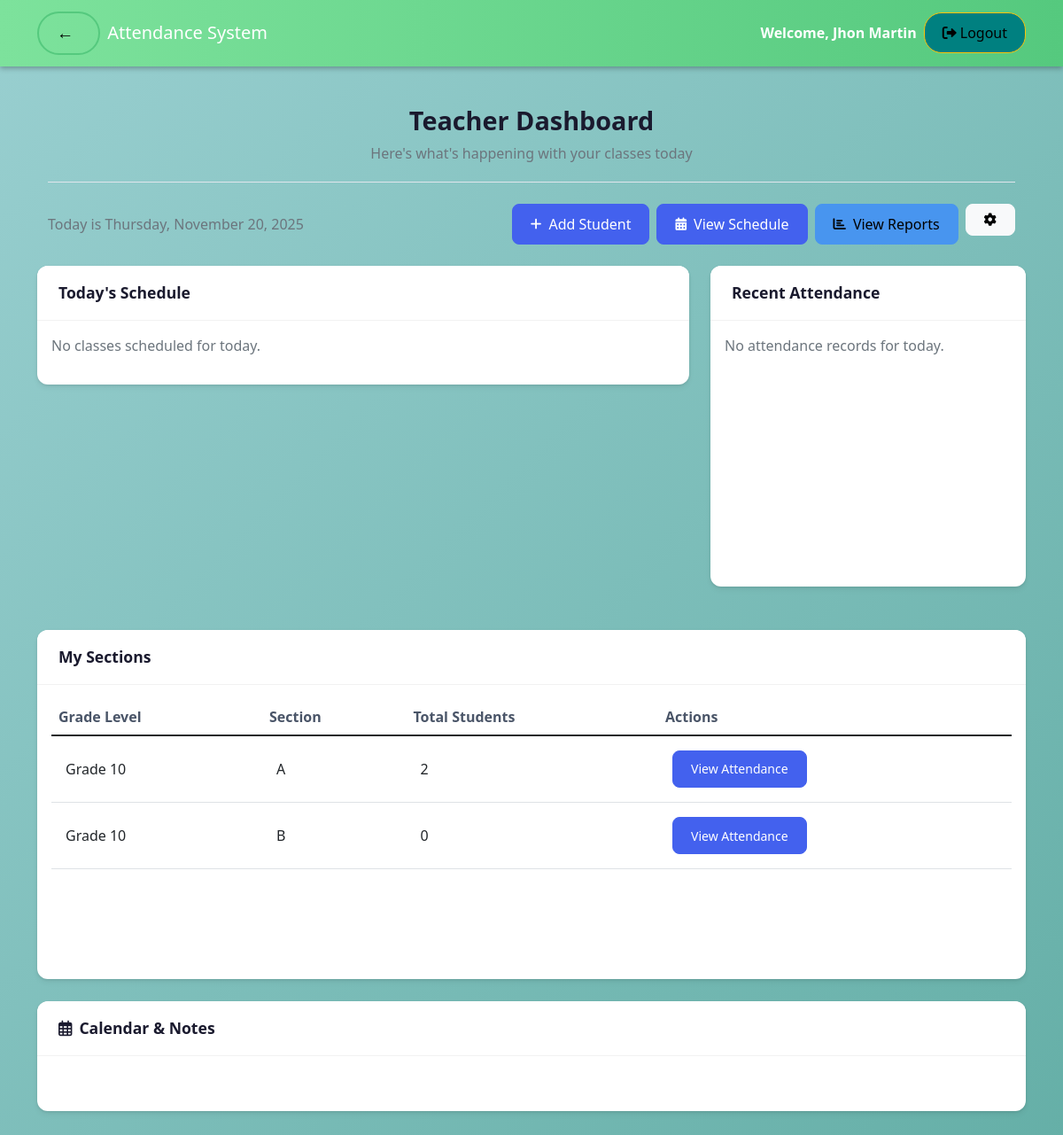
/admin/teacher/dashboard.php (signed in), run on the app's committed database.
### tables this page shows
CREATE TABLE `sections` (
  `section_id` int(11) NOT NULL,
  `section_name` varchar(20) NOT NULL,
  `grade_level` int(11) NOT NULL
);

### admin/teacher/dashboard.php (the view, shortened to what this page needs)
<?php
include '../../includes/header.php';
$teacher_id = $_SESSION['teacher_id'];
$current_date = date('Y-m-d');
$current_time = date('H:i:s');
$day_of_week = date('l');
$query = "SELECT s.*,
          sub.subject_name,
          sec.section_name,
          sec.grade_level
          FROM schedules s
          JOIN subjects sub ON s.subject_id = sub.subject_id
          JOIN sections sec ON s.section_id = sec.section_id
          WHERE s.teacher_id = ?
          AND s.day_of_week = ?
          ORDER BY s.start_time";
$stmt = $conn->prepare($query);
$stmt->bind_param("is", $teacher_id, $day_of_week);
$stmt->execute();
$schedules = $stmt->get_result();
$recent_query = "SELECT a.*,
                 s.firstname, s.lastname,
                 sub.subject_name,
                 sec.section_name
                 FROM attendance a
                 JOIN schedules sch ON a.schedule_id = sch.schedule_id
                 JOIN students s ON a.student_id = s.student_id
                 JOIN subjects sub ON sch.subject_id = sub.subject_id
                 JOIN sections sec ON sch.section_id = sec.section_id
                 WHERE sch.teacher_id = ?
                 AND a.attendance_date = ?
                 ORDER BY a.created_at DESC
                 LIMIT 10";
$stmt = $conn->prepare($recent_query);
$stmt->bind_param("is", $teacher_id, $current_date);
$stmt->execute();
$recent_attendance = $stmt->get_result();
?>
<div class="container-fluid">
    <div class="row mb-4">
        <div class="col-12">
            <div class="dashboard-header text-center mb-4">
                <h2 class="mb-2">Teacher Dashboard</h2>
                <p class="text-muted">Here's what's happening with your classes today</p>
            </div>
        </div>
        <div class="col-12">
            <div class="d-flex flex-column flex-md-row justify-content-between align-items-center gap-3">
                <div class="flex-grow-1">
                    <p class="text-muted mb-0">Today is <?php echo date('l, F j, Y'); ?></p>
                </div>
                <div class="d-flex gap-2 flex-wrap action-buttons">
                    <button type="button" class="btn btn-primary" data-bs-toggle="modal" data-bs-target="#addStudentModal">
                        <i class="fas fa-plus me-2"></i> Add Student
                    </button>
                    <a href="<?php echo BASE_URL; ?>/admin/manage_schedules.php" class="btn btn-primary">
                        <i class="fas fa-calendar-alt me-2"></i> View Schedule
                    </a>
                    <a href="<?php echo BASE_URL; ?>/admin/teacher/attendance_reports.php" class="btn btn-info">
                        <i class="fas fa-chart-bar me-2"></i> View Reports
                    </a>
                    <div class="dropdown">
                        <a class="btn btn-light" href="#" role="button" data-bs-toggle="dropdown">
                            <i class="fas fa-cog"></i>
                        </a>
                    </div>
                </div>
            </div>
        </div>
    </div>
</div>
<div class="row mb-4">
    <div class="col-md-8">
        <div class="card">
            <div class="card-header">
                <h5 class="card-title mb-0">Today's Schedule</h5>
            </div>
            <div class="card-body">
                <?php if ($schedules->num_rows > 0): ?>
                    <div class="table-responsive">
                        <table class="table">
                            <thead>
                                <tr>
                                    <th>Time</th>
                                    <th>Subject</th>
                                    <th>Section</th>
                                    <th>Status</th>
                                    <th>Action</th>
                                </tr>
                            </thead>
                            <tbody>
                                <?php while ($schedule = $schedules->fetch_assoc()):
                                    $start_time = strtotime($schedule['start_time']);
                                    $end_time = strtotime($schedule['end_time']);
                                    $current = strtotime($current_time);
                                    $is_current = ($current >= $start_time && $current <= $end_time);
                                ?>
                                    <tr <?php echo $is_current ? 'class="table-active"' : ''; ?>>
                                        <td><?php echo date('h:i A', $start_time) . ' - ' . date('h:i A', $end_time); ?></td>
                                        <td><?php echo $schedule['subject_name']; ?></td>
                                        <td>Grade <?php echo $schedule['grade_level'] . ' - ' . $schedule['section_name']; ?></td>
                                        <td>
                                            <span class="badge bg-<?php echo $schedule['status'] === 'Open' ? 'success' : 'secondary'; ?>">
                                                <?php echo $schedule['status']; ?>
                                            </span>
                                        </td>
                                        <td>
                                            <a href="<?php echo BASE_URL; ?>/admin/teacher/view_section.php?section_id=<?php echo $schedule['section_id']; ?>"
                                               class="btn btn-sm btn-primary">
                                                View Section
                                            </a>
                                        </td>
                                    </tr>
                                <?php endwhile; ?>
                            </tbody>
                        </table>
                    </div>
                <?php else: ?>
                    <p class="text-muted">No classes scheduled for today.</p>
                <?php endif; ?>
            </div>
        </div>
    </div>
    <div class="col-md-4">
        <div class="card">
            <div class="card-header">
                <h5 class="card-title mb-0">Recent Attendance</h5>
            </div>
            <div class="card-body" style="height: 300px; overflow-y: auto;">
                <?php if ($recent_attendance->num_rows > 0): ?>
                    <div class="list-group">
                        <?php while ($record = $recent_attendance->fetch_assoc()): ?>
                            <div class="list-group-item">
                                <div class="d-flex w-100 justify-content-between">
                                    <h6 class="mb-1"><?php echo $record['lastname'] . ', ' . $record['firstname']; ?></h6>
                                    <small class="text-muted"><?php echo date('h:i A', strtotime($record['created_at'])); ?></small>
                                </div>
                                <p class="mb-1">
                                    <?php echo $record['subject_name'] . ' - ' . $record['section_name']; ?>
                                </p>
                                <small style="font-weight: bold;" class="text-<?php echo $record['status'] === 'Present' ? 'success' :
                                    ($record['status'] === 'Late' ? 'warning' : 'danger'); ?>">
                                    <?php echo $record['status']; ?>
                                </small>
                            </div>
                        <?php endwhile; ?>
                    </div>
                <?php else: ?>
                    <p class="text-muted">No attendance records for today.</p>
                <?php endif; ?>
            </div>
        </div>
    </div>
</div>
<div class="container-fluid">
    <div class="row">
        <div class="col-md-12" style="padding: 0 !important;">
            <div class="card">
                <div class="card-header">
                    <h5 class="card-title mb-0">My Sections</h5>
                </div>
                <div class="card-body" >
                    <div class="table-responsive" style="height: 300px; overflow-y: auto;">
                        <table class="table table-hover">
                            <thead>
                                <tr style="position: sticky !important; top: 0 !important; background-color: white;">
                                    <th>Grade Level</th>
                                    <th>Section</th>
                                    <th>Total Students</th>
                                    <th>Actions</th>
                                </tr>
                            </thead>
                            <tbody>
                                <?php
                                $query = "SELECT s.*,
                                         COUNT(st.student_id) as student_count
                                         FROM sections s
                                         LEFT JOIN students st ON s.section_id = st.section_id
                                         JOIN teacher_sections ts ON s.section_id = ts.section_id
                                         WHERE ts.teacher_id = ?
                                         GROUP BY s.section_id
                                         ORDER BY s.grade_level, s.section_name";
                                $stmt = $conn->prepare($query);
                                $stmt->bind_param("i", $_SESSION['teacher_id']);
                                $stmt->execute();
                                $sections = $stmt->get_result();
                                while ($section = $sections->fetch_assoc()):
                                ?>
                                <tr>
                                    <td>Grade <?php echo $section['grade_level']; ?></td>
                                    <td><?php echo $section['section_name']; ?></td>
                                    <td><?php echo $section['student_count']; ?></td>
                                    <td>
                                        <a href="view_section.php?section_id=<?php echo $section['section_id']; ?>"
                                           class="btn btn-primary btn-sm">
                                            View Attendance
                                        </a>
                                    </td>
                                </tr>
                                <?php endwhile; ?>
                            </tbody>
                        </table>
                    </div>
                </div>
            </div>
        </div>
    </div>
</div>
    <div class="row mb-4">
        <div class="col-12">
            <div class="calendar-section">
                <div class="card">
                    <div class="card-header">
                        <h5><i class="far fa-calendar-alt me-2"></i>Calendar & Notes</h5>
                    </div>
                    <div class="card-body">
                        <div id="calendar"></div>
                    </div>
                </div>
            </div>
        </div>
    </div>
</div>
<?php include '../../includes/footer.php'; ?>

### includes/header.php (style rules this page uses)
body { background: linear-gradient(135deg, #99CFD0, #65afa7); }

### admin/teacher/dashboard.php (style rules this page uses)
:root { --primary-color: #4361ee; --success-color: #06d6a0; --info-color: #4895ef; --warning-color: #f4a261; --danger-color: #ef476f; --dark-color: #1a1a2e; --light-color: #f8f9fa; --card-shadow: 0 4px 6px rgba(0, 0, 0, 0.05), 0 1px 3px rgba(0, 0, 0, 0.1); --card-hover-shadow: 0 10px 15px -3px rgba(0, 0, 0, 0.1), 0 4px 6px -2px rgba(0, 0, 0, 0.05); --transition: all 0.3s ease; }
body { background-color: #99CFD0; color: #333; font-family: 'Segoe UI', Tahoma, Geneva, Verdana, sans-serif; }
.dashboard-header { margin-bottom: 30px; padding: 20px 0; border-bottom: 1px solid #e0e6ed; }
.dashboard-header h2 { color: var(--dark-color); font-weight: 700; margin: 0; font-size: 1.8rem; }
.dashboard-header p { color: #6c757d; margin: 8px 0 0; font-size: 1rem; }
.btn-primary { background-color: var(--primary-color); border-color: var(--primary-color); padding: 0.6rem 1.25rem; border-radius: 8px; font-weight: 500; transition: var(--transition); }
.btn-info { background-color: var(--info-color); border-color: var(--info-color); padding: 0.6rem 1.25rem; border-radius: 8px; font-weight: 500; transition: var(--transition); }
.card { border: none; border-radius: 12px; box-shadow: var(--card-shadow); transition: var(--transition); margin-bottom: 25px; background: white; }
.card-header { background-color: white; border-bottom: 1px solid rgba(0, 0, 0, 0.05); padding: 1.25rem 1.5rem; border-radius: 12px 12px 0 0 !important; }
.card-header h5 { margin: 0; font-weight: 600; color: var(--dark-color); font-size: 1.1rem; }
.table { margin-bottom: 0; }
.table th { font-weight: 600; color: #4a5568; background-color: white; border-bottom: 1px solid rgba(0, 0, 0, 0.05); }
.table td { vertical-align: middle; padding: 1rem; }
.calendar-section .card { border: none; border-radius: 12px; box-shadow: var(--card-shadow); overflow: hidden; }
.calendar-section .card-header { background-color: white; border-bottom: 1px solid rgba(0, 0, 0, 0.05); padding: 1.25rem 1.5rem; }
.calendar-section .card-header h5 { margin: 0; font-weight: 600; color: var(--dark-color); font-size: 1.1rem; }
#calendar { background: white; border-radius: 8px; padding: 15px; }
.btn { padding: 0.6rem 1.25rem; border-radius: 8px; font-weight: 500; transition: all 0.2s ease; display: inline-flex; align-items: center; justify-content: center; }
.btn i { font-size: 0.9em; }
.btn-primary { background-color: var(--primary-color); border-color: var(--primary-color); }

### data on the page
sections: grade_level "10", section_name "A", student_count "2"
sections: grade_level "10", section_name "B", student_count "0"

### other printed values
$_SESSION['name'] "Jhon Martin"
